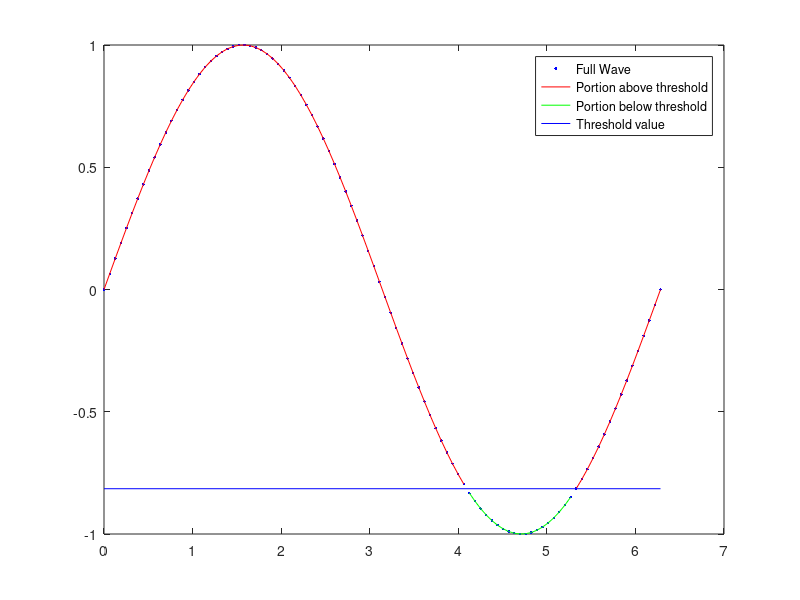

Here is the MATLAB script that generated this plot: (Note: this script raises an error after producing the figure.)
% Week 5 - Example 1 - Solution

clear all
close all
home

x=linspace(0,2*pi,100);
y1=sin(x); %this is my basic sin wave.

%pick random number between -1 and 1 (uniform distribution)
threshold = -1 + 2 * rand(1);

y2=y1;
y2(y2<threshold) = NaN; %here, we mask out values below the threshold. 
%Anything that remains we will plot as red.

y3=y1;
y3(y3>threshold) = NaN; %here, we mask out values above the threshold. 
%Anything that remains we will plot as green.

%make plot
figure(1)
plot(x,y1,'b.'); %I use dots so that we can distinguish the three plots more easily.
hold on
plot(x,y2,'r');
plot(x,y3,'g');

%add horizontal line
plot([0 2*pi],[threshold threshold],'b')

%add legend
h3=legend('Full Wave','Portion above threshold','Portion below threshold','Threshold value');
h3.FontName='Arial'; h3.FontSize=16;
h=xlabel('x'); h.FontName='Arial'; h.FontSize=16;
h2=ylabel('y'); h2.FontName='Arial'; h2.FontSize=16;


